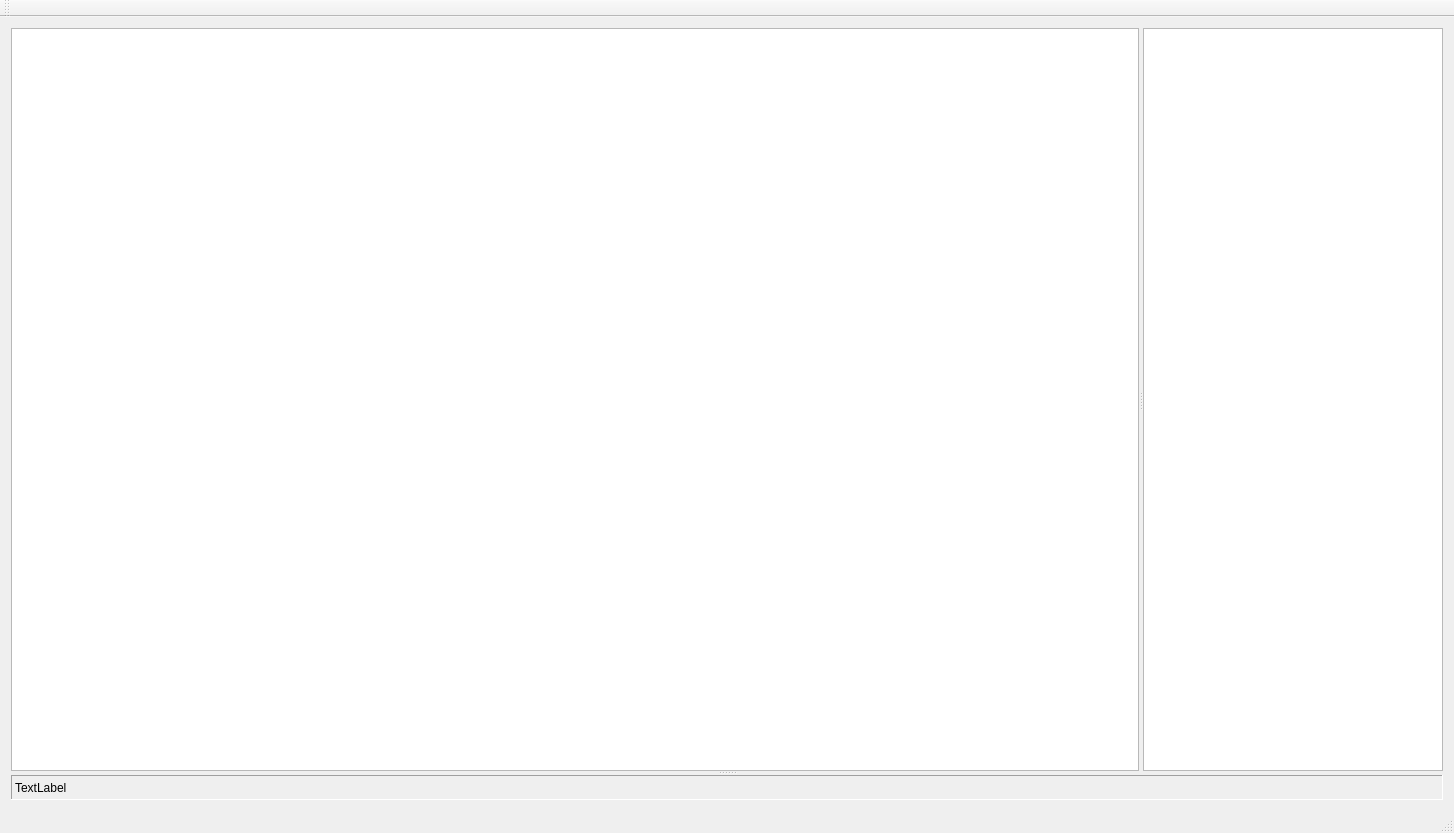
<?xml version="1.0" encoding="UTF-8"?>
<ui version="4.0">
 <class>MainWindow</class>
 <widget class="QMainWindow" name="MainWindow">
  <property name="geometry">
   <rect>
    <x>0</x>
    <y>0</y>
    <width>1454</width>
    <height>833</height>
   </rect>
  </property>
  <property name="windowTitle">
   <string>MainWindow</string>
  </property>
  <widget class="QWidget" name="centralWidget">
   <layout class="QGridLayout" name="gridLayout">
    <item row="0" column="0">
     <widget class="QSplitter" name="splitter_2">
      <property name="orientation">
       <enum>Qt::Vertical</enum>
      </property>
      <widget class="QSplitter" name="splitter">
       <property name="orientation">
        <enum>Qt::Horizontal</enum>
       </property>
       <widget class="QGraphicsView" name="graphicsView"/>
       <widget class="QGraphicsView" name="ResultsView">
        <property name="sizePolicy">
         <sizepolicy hsizetype="Minimum" vsizetype="Expanding">
          <horstretch>0</horstretch>
          <verstretch>0</verstretch>
         </sizepolicy>
        </property>
        <property name="minimumSize">
         <size>
          <width>0</width>
          <height>0</height>
         </size>
        </property>
        <property name="maximumSize">
         <size>
          <width>300</width>
          <height>16777215</height>
         </size>
        </property>
       </widget>
      </widget>
      <widget class="QLabel" name="ErrorLabel">
       <property name="maximumSize">
        <size>
         <width>16777215</width>
         <height>25</height>
        </size>
       </property>
       <property name="frameShape">
        <enum>QFrame::Panel</enum>
       </property>
       <property name="frameShadow">
        <enum>QFrame::Sunken</enum>
       </property>
       <property name="text">
        <string>TextLabel</string>
       </property>
      </widget>
     </widget>
    </item>
   </layout>
  </widget>
  <widget class="QMenuBar" name="menuBar">
   <property name="geometry">
    <rect>
     <x>0</x>
     <y>0</y>
     <width>1454</width>
     <height>25</height>
    </rect>
   </property>
  </widget>
  <widget class="QToolBar" name="mainToolBar">
   <attribute name="toolBarArea">
    <enum>TopToolBarArea</enum>
   </attribute>
   <attribute name="toolBarBreak">
    <bool>false</bool>
   </attribute>
  </widget>
  <widget class="QStatusBar" name="statusBar"/>
  <action name="actionOpen_JPG">
   <property name="text">
    <string>Load Image</string>
   </property>
  </action>
  <action name="actionExit">
   <property name="text">
    <string>Exit</string>
   </property>
  </action>
  <action name="actionApply_Sobel">
   <property name="text">
    <string>Apply Sobel</string>
   </property>
  </action>
  <action name="actionApply_Box_Filter">
   <property name="text">
    <string>Apply Box Filter</string>
   </property>
  </action>
 </widget>
 <layoutdefault spacing="6" margin="11"/>
 <resources/>
 <connections/>
</ui>
